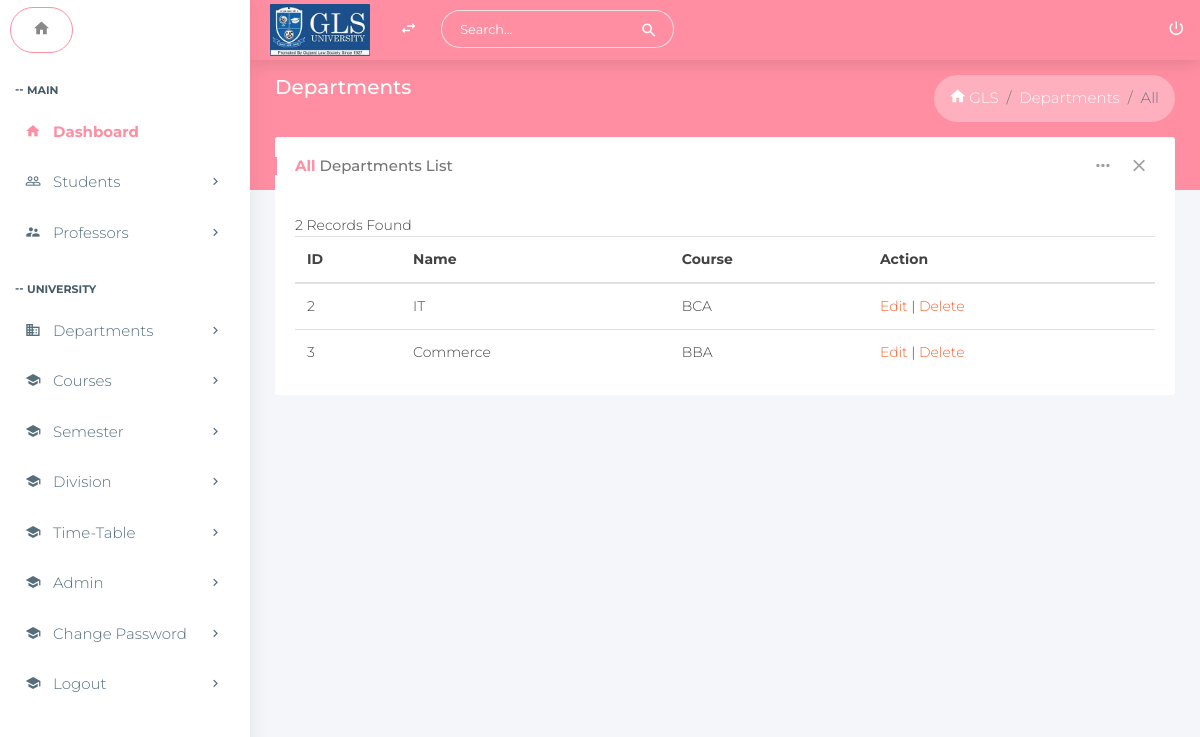
The page /admin/department-list.php on the database its author committed.
### tables this page shows
CREATE TABLE `tbl_department` (
  `department_id` int(11) NOT NULL,
  `department_name` varchar(21) NOT NULL,
  `department_course` varchar(11) NOT NULL
);

### admin/department-list.php (the view, shortened to what this page needs)
<!doctype html>
<html class="no-js " lang="en">
<head>
<link rel="stylesheet" href="assets/plugins/bootstrap/css/bootstrap.min.css">
<link href="assets/plugins/jquery-datatable/dataTables.bootstrap4.min.css" rel="stylesheet">
<link rel="stylesheet" href="assets/css/main.css">
<link rel="stylesheet" href="assets/css/color_skins.css">
</head>
<body class="theme-blush">
<?php
include './topbar.php';
?>
<?php
include './leftsidebar.php';
?>
<section class="content">
    <div class="block-header">
        <div class="row">
            <div class="col-lg-7 col-md-5 col-sm-12">
                <h2>Departments
                </h2>
            </div>
            <div class="col-lg-5 col-md-7 col-sm-12">
                <ul class="breadcrumb float-md-right">
                    <li class="breadcrumb-item"><a href="index.php"><i class="zmdi zmdi-home"></i> GLS</a></li>
                    <li class="breadcrumb-item"><a href="departments.php">Departments</a></li>
                    <li class="breadcrumb-item active">All</li>
                </ul>
            </div>
        </div>
    </div>
    <div class="container-fluid">
        <div class="row clearfix">
            <div class="col-lg-12 col-md-12">
                <div class="card">
                    <div class="header">
                        <h2><strong>All</strong> Departments List</h2>
                        <ul class="header-dropdown">
                            <li class="dropdown"> <a href="javascript:void(0);" class="dropdown-toggle" data-toggle="dropdown" role="button" aria-haspopup="true" aria-expanded="false"> <i class="zmdi zmdi-more"></i> </a>
                            </li>
                            <li class="remove">
                                <a role="button" class="boxs-close"><i class="zmdi zmdi-close"></i></a>
                            </li>
                        </ul>
                    </div>
                    <div class="body table-responsive">
                        <table class='table table-hover m-b-0'>
                            <thead>
                                <tr>
                                    <th>ID</th>
                                    <th>Name</th>
                                    <th>Course</th>
                                    <th>Action</th>
                                </tr>
                            </thead>
                            <tbody>
                                <?php
                                    $connection = mysqli_connect("localhost", "root", "", "student_automated_timetable_generator");
                                    $q = mysqli_query($connection, "select * from tbl_department") or die(mysqli_error($connection));
                                    while($data = mysqli_fetch_array($q)){
                                        echo "<tr>";
                                        echo "<td>{$data['department_id']}</td>";
                                        echo "<td>{$data['department_name']}</td>";
                                        echo "<td>{$data['department_course']}</td>";
                                        echo "<td><a href='department-edit.php?eid={$data['department_id']}'>Edit</a> | <a href='department-list.php?did={$data['department_id']}'>Delete</a></td>";
                                        echo "</tr>";
                                    }
                                    ?>
                            </tbody>
                        </table>
                    </div>
                </div>
            </div>
        </div>
    </div>
</section>
</body>
</html>

### admin/assets/css/color_skins.css (style rules this page uses)
.theme-blush .block-header h2 { color:#fff }
.theme-blush section.content:before { background-color:#ff8ea2 }
.theme-blush .card .header h2:before { background:#ff8ea2 }
.theme-blush .card .header h2 strong { color:#ff8ea2 }

### rows shown on the page
tbl_department: department_id "2", department_name "IT", department_course "BCA"
tbl_department: department_id "3", department_name "Commerce", department_course "BBA"
